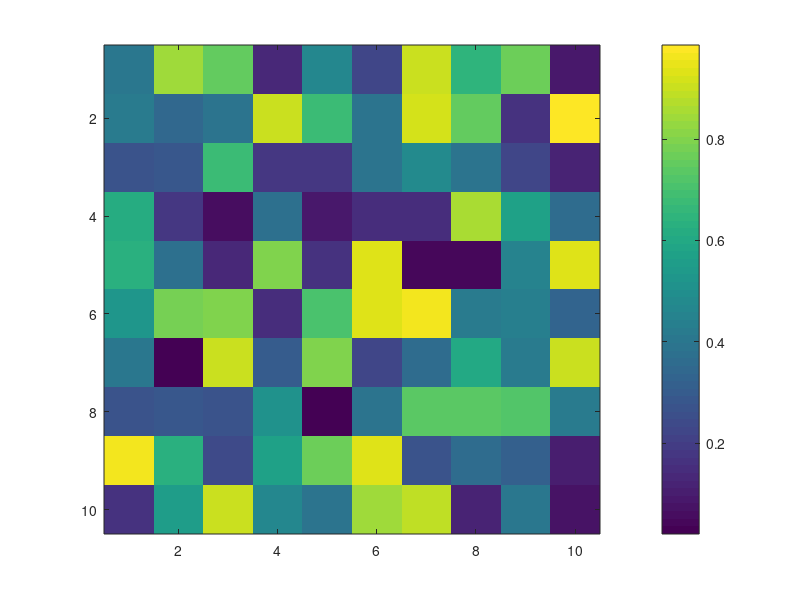

The MATLAB script that drew this image:
% module 1
% how to put variables into a file & save it & other fun stuff

% create the variables

variable1 = rand(10);
variable2 = rand(10);

% reshape into vectors
vectorvar1 = reshape(variable1, 1, []);
vectorvar2 = reshape(variable2, 1, []);

% visualize what was just created

plot(vectorvar1, vectorvar2)

% output to an excel file & save it
filename = 'vectorvar1.csv';
filename2 = 'vectorvar2.csv';
csvwrite(filename, vectorvar1);
csvwrite(filename2, vectorvar2);

% clear your workspace & then read the files you just made back in
clear

vectorvar1 = csvread('vectorvar1.csv');
vectorvar2 = csvread('vectorvar2.csv');

% reshape vectors into matrices

matrixvar1 = reshape(vectorvar1, [], 10);
matrixvar2 = reshape(vectorvar2, [], 10);

% visualize matrices
imagesc(matrixvar1);colorbar
imagesc(matrixvar2);colorbar

% plot is for one-dimensional data, whereas imagesc is for two-dimensional data

% let's make another matrix with ones & zeros
% the goal is to make a 20x20 array, where the first row contains 19 ones & the
% last cell in that row is a zero. The first column is all ones, the last row is
% all ones, and the first upper-left cell to the last bottom-right cell is
% diagonally filled with ones.
% make sure to look at each variable after each step so you see how it
% changes

% starting with just making one row with 20 columns of "1"s
a = ones(1,20);

% now we make a 20x20 array that is diagonally filled with ones
M = diag(a);
% next we fill the top 19 columns with ones & the last one a zero
M(1,:) = [ones(1,19) 0];
% now we fill the first column with ones by using the original "a" variable
M(:,1)=a';
% and finally we make the very bottom row filled with ones
M(20,:) = a;
